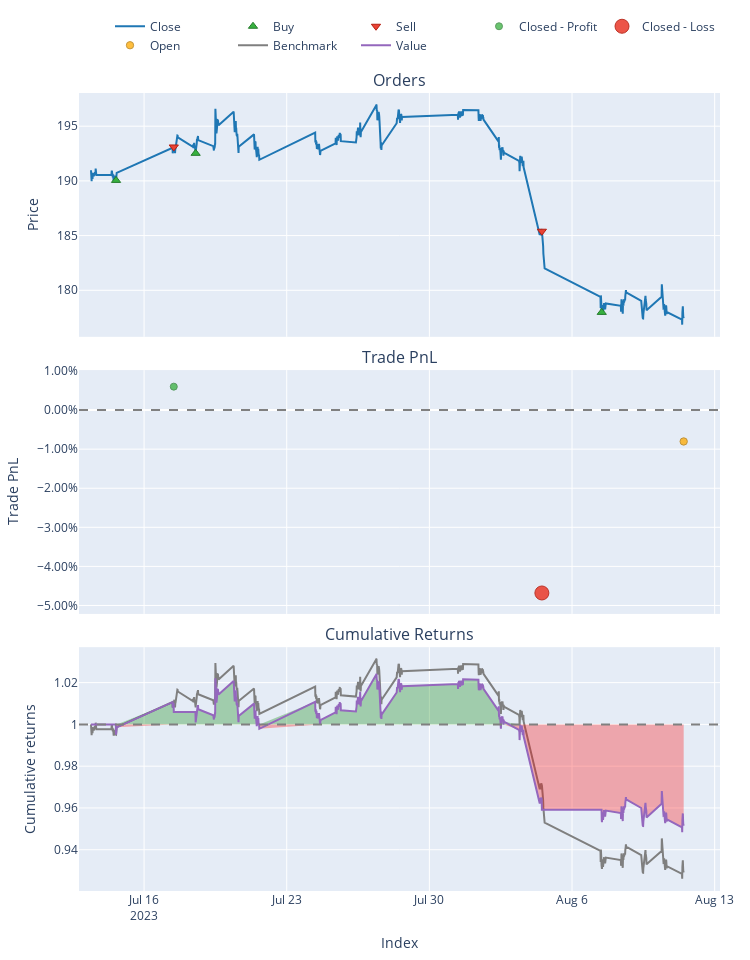

The notebook cell saved with this chart:
### Code cell
pf.plot().show()

### Figure 1 — Plotly figure (JSON) as saved in the notebook; plotly's stock layout.template omitted (floating-point values rounded to 4 significant figures; data arrays with more than 128 entries replaced by an {"elided": "..."} marker saying what was removed)
{"data": [{"legendgroup": "0", "line": {"color": "#1f77b4"}, "name": "Close", "showlegend": true, "type": "scatter", "uid": "06be0e67-efd3-45d6-97de-d7ff9e15694e", "x": {"elided": "555 str values"}, "xaxis": "x", "y": {"elided": "555 float values"}, "yaxis": "y"}, {"customdata": [[0, 0.5236, 0.4975], [2, 0.5199, 0.5005], [4, 0.5362, 0.4772]], "hovertemplate": "Order Id: %{customdata[0]}<br>Timestamp: %{x}<br>Price: %{y}<br>Size: %{customdata[1]:.6f}<br>Fees: %{customdata[2]:.6f}", "legendgroup": "1", "marker": {"color": "#37B13F", "line": {"color": "rgb(38,123,44)", "width": 1}, "size": 8, "symbol": "triangle-up"}, "mode": "markers", "name": "Buy", "type": "scatter", "uid": "69f8a5e1-403b-4fd6-916f-df11200c817f", "x": ["2023-07-14T15:00:00", "2023-07-18T12:45:00", "2023-08-07T11:00:00"], "xaxis": "x", "y": [190.0, 192.5, 178.0], "yaxis": "y"}, {"customdata": [[1, 0.5236, 0.5055], [3, 0.5199, 0.482]], "hovertemplate": "Order Id: %{customdata[0]}<br>Timestamp: %{x}<br>Price: %{y}<br>Size: %{customdata[1]:.6f}<br>Fees: %{customdata[2]:.6f}", "legendgroup": "2", "marker": {"color": "#EA4335", "line": {"color": "rgb(181,31,18)", "width": 1}, "size": 8, "symbol": "triangle-down"}, "mode": "markers", "name": "Sell", "type": "scatter", "uid": "81603376-45f1-4fc7-867d-8216a2abca33", "x": ["2023-07-17T11:00:00", "2023-08-04T12:30:00"], "xaxis": "x", "y": [193.1, 185.4], "yaxis": "y"}, {"customdata": [[0, 0, 0.5964, 0.005994]], "hovertemplate": "Exit Trade Id: %{customdata[0]}<br>Position Id: %{customdata[1]}<br>Exit Timestamp: %{x}<br>PnL: %{customdata[2]:.6f}<br>Return: %{customdata[3]:.2%}", "legendgroup": "3", "marker": {"color": "#37B13F", "line": {"color": "rgb(38,123,44)", "width": 1}, "opacity": [0.75], "size": [7], "symbol": "circle"}, "mode": "markers", "name": "Closed - Profit", "type": "scatter", "uid": "c53b53c5-2619-4d52-b864-99bdcce9a0f5", "x": ["2023-07-17T11:00:00"], "xaxis": "x2", "y": [0.005994], "yaxis": "y2"}, {"customdata": [[1, 1, -4.684, -0.0468]], "hovertemplate": "Exit Trade Id: %{customdata[0]}<br>Position Id: %{customdata[1]}<br>Exit Timestamp: %{x}<br>PnL: %{customdata[2]:.6f}<br>Return: %{customdata[3]:.2%}", "legendgroup": "4", "marker": {"color": "#EA4335", "line": {"color": "rgb(181,31,18)", "width": 1}, "opacity": [0.9], "size": [14], "symbol": "circle"}, "mode": "markers", "name": "Closed - Loss", "type": "scatter", "uid": "c14fda30-0b04-4f83-b82e-2235c3c462e6", "x": ["2023-08-04T12:30:00"], "xaxis": "x2", "y": [-0.0468], "yaxis": "y2"}, {"customdata": [[2, 2, -0.7668, -0.008035]], "hovertemplate": "Exit Trade Id: %{customdata[0]}<br>Position Id: %{customdata[1]}<br>Exit Timestamp: %{x}<br>PnL: %{customdata[2]:.6f}<br>Return: %{customdata[3]:.2%}", "legendgroup": "5", "marker": {"color": "#FFAA00", "line": {"color": "rgb(178,118,0)", "width": 1}, "opacity": [0.7575], "size": [7.35], "symbol": "circle"}, "mode": "markers", "name": "Open", "type": "scatter", "uid": "473004de-3eaf-44c1-89bd-907c8888434e", "x": ["2023-08-11T11:30:00"], "xaxis": "x2", "y": [-0.008035], "yaxis": "y2"}, {"legendgroup": "6", "line": {"color": "#7f7f7f"}, "name": "Benchmark", "showlegend": true, "type": "scatter", "uid": "f3296304-08a5-4516-b9b2-1f8dcac302d5", "x": {"elided": "555 str values"}, "xaxis": "x3", "y": {"elided": "555 float values"}, "yaxis": "y3"}, {"hoverinfo": "skip", "legendgroup": "7", "line": {"color": "rgba(0, 0, 0, 0)", "width": 0}, "opacity": 0, "showlegend": false, "type": "scatter", "uid": "1f5e35be-72f0-41d0-a31b-cb4c73fd7231", "x": {"elided": "555 str values"}, "xaxis": "x3", "y": {"elided": "555 int values"}, "yaxis": "y3"}, {"connectgaps": false, "fill": "tonexty", "fillcolor": "rgba(0, 128, 0, 0.3)", "hoverinfo": "skip", "legendgroup": "7", "line": {"color": "rgba(0, 0, 0, 0)", "width": 0}, "opacity": 0, "showlegend": false, "type": "scatter", "uid": "92436363-2334-41df-b990-49d3cbbbce91", "x": {"elided": "555 str values"}, "xaxis": "x3", "y": {"elided": "555 float values"}, "yaxis": "y3"}, {"hoverinfo": "skip", "legendgroup": "7", "line": {"color": "rgba(0, 0, 0, 0)", "width": 0}, "opacity": 0, "showlegend": false, "type": "scatter", "uid": "5abda67c-034e-43f8-87c6-348ff75c826a", "x": {"elided": "555 str values"}, "xaxis": "x3", "y": {"elided": "555 int values"}, "yaxis": "y3"}, {"connectgaps": false, "fill": "tonexty", "fillcolor": "rgba(255, 0, 0, 0.3)", "hoverinfo": "skip", "legendgroup": "7", "line": {"color": "rgba(0, 0, 0, 0)", "width": 0}, "opacity": 0, "showlegend": false, "type": "scatter", "uid": "60841973-8105-4388-82f2-3ec6a3ddcdc1", "x": {"elided": "555 str values"}, "xaxis": "x3", "y": {"elided": "555 float values"}, "yaxis": "y3"}, {"legendgroup": "8", "line": {"color": "#9467bd"}, "name": "Value", "showlegend": true, "type": "scatter", "uid": "416161b5-ed26-485b-84c1-1772d0ca9b88", "x": {"elided": "555 str values"}, "xaxis": "x3", "y": {"elided": "555 float values"}, "yaxis": "y3"}, {"hoverinfo": "skip", "legendgroup": "7", "line": {"color": "rgba(0, 0, 0, 0)", "width": 0}, "opacity": 0, "showlegend": false, "type": "scatter", "uid": "93c9dab7-1038-4378-b8e3-4fc9fa1b62cc", "x": {"elided": "555 str values"}, "xaxis": "x3", "y": {"elided": "555 int values"}, "yaxis": "y3"}], "layout": {"annotations": [{"font": {"size": 16}, "showarrow": false, "text": "Orders", "x": 0.5, "xanchor": "center", "xref": "paper", "y": 1, "yanchor": "bottom", "yref": "paper"}, {"font": {"size": 16}, "showarrow": false, "text": "Trade PnL", "x": 0.5, "xanchor": "center", "xref": "paper", "y": 0.6528, "yanchor": "bottom", "yref": "paper"}, {"font": {"size": 16}, "showarrow": false, "text": "Cumulative Returns", "x": 0.5, "xanchor": "center", "xref": "paper", "y": 0.3056, "yanchor": "bottom", "yref": "paper"}], "height": 960, "legend": {"orientation": "h", "traceorder": "normal", "x": 1, "xanchor": "right", "y": 1.042, "yanchor": "bottom"}, "margin": {"b": 30, "l": 30, "r": 30, "t": 30}, "shapes": [{"line": {"color": "gray", "dash": "dash"}, "type": "line", "x0": 0, "x1": 1, "xref": "paper", "y0": 0, "y1": 0, "yref": "y2"}, {"line": {"color": "gray", "dash": "dash"}, "type": "line", "x0": 0, "x1": 1, "xref": "paper", "y0": 1, "y1": 1, "yref": "y3"}], "showlegend": true, "width": 750, "xaxis": {"anchor": "y", "domain": [0, 1], "matches": "x3", "showticklabels": false}, "xaxis2": {"anchor": "y2", "domain": [0, 1], "matches": "x3", "showticklabels": false}, "xaxis3": {"anchor": "y3", "domain": [0, 1], "title": {"text": "Index"}}, "yaxis": {"anchor": "x", "domain": [0.6944, 1], "title": {"text": "Price"}}, "yaxis2": {"anchor": "x2", "domain": [0.3472, 0.6528], "tickformat": ".2%", "title": {"text": "Trade PnL"}}, "yaxis3": {"anchor": "x3", "domain": [0, 0.3056], "title": {"text": "Cumulative returns"}}}}
